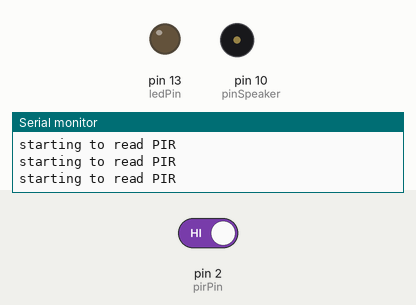
The sketch below on a simulated Arduino Uno, built with avr-gcc and run on an emulated ATmega328P. Parts: output pins drawn as LEDs (lit = HIGH), buzzer (waves = sounding), the last lines printed to the serial monitor. Inputs (shaded band) come from the test bench; at power-on: pin 2 (pirPin) HIGH.

Above: at 4.8 s.
4.9 s: pin 2 (pirPin) driven LOW
At 9.0 s:
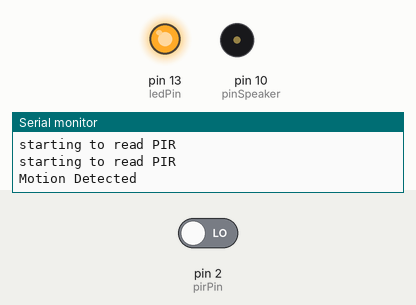
10.9 s: pin 2 (pirPin) driven HIGH
At 12.05 s:
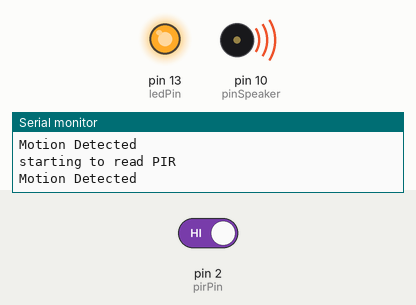
Timing chart, 0 to 15.5 s (numbered marks = the images above; inputs shaded):
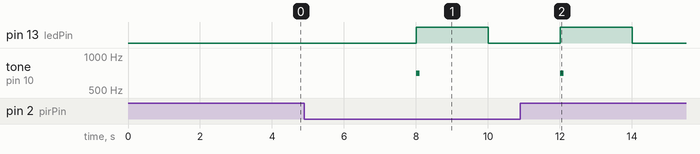

Measured:
- after the input at 4.9 s, pin 13 (ledPin): LOW → HIGH after 3.1 s, → LOW 2.0 s later; tone on pin 10 (pinSpeaker): silent → 700 Hz after 3.1 s, → silent 0.10 s later
- after the input at 10.9 s, pin 13 (ledPin): goes on until 14.0 s, then stays LOW; tone on pin 10 (pinSpeaker): goes on until 12.1 s, then stays silent

The sketch:

motion.ino
```cpp
int pirPin = 2;
int pinSpeaker= 10;
int ledPin = 13;
void setup(){
  Serial.begin(9600);
  pinMode(pirPin, INPUT);
  pinMode(ledPin, OUTPUT);
  pinMode(pinSpeaker, OUTPUT);
}
void loop(){
  int pirVal = digitalRead(pirPin);
  Serial.println("starting to read PIR");
  analogWrite(ledPin, 0);
  delay(2000);
  if(pirVal == LOW) {
    analogWrite(ledPin, 255);
    Serial.println("Motion Detected");
    tone(10, 700, 100);
    delay(2000);
  }
}
void tone(long duration, int freq) {
duration *= 1000;
int period = (1.0 / freq) * 1000000;
long elapsed_time = 0;
while (elapsed_time < duration) {
digitalWrite(pinSpeaker,HIGH);
delayMicroseconds(period / 2);
digitalWrite(pinSpeaker, LOW);
delayMicroseconds(period / 2);
elapsed_time += (period);
}
  }
```
